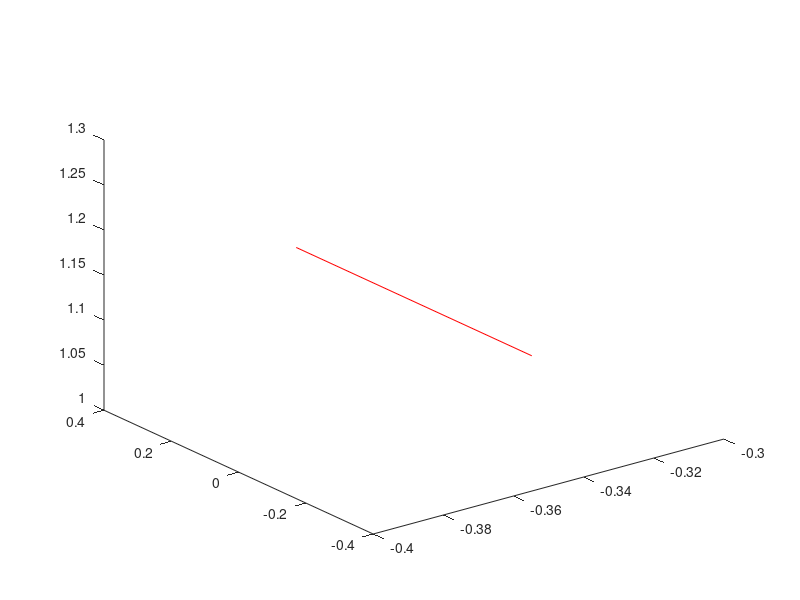

The MATLAB script that drew this image:
function LightCurtainLasers %[outputArg1,outputArg2] = untitled(inputArg1,inputArg2)
    %UNTITLED Summary of this function goes here
    %   Detailed explanation goes here
    offsetLightCurtain = 0.35;
    tableHeight = 0.711547;
    offsetVertical = 0.05;

    for index = 1:6
        startP1 = ([-offsetLightCurtain, offsetLightCurtain, tableHeight + offsetVertical]);
        endP1 = ([offsetLightCurtain, offsetLightCurtain, tableHeight + offsetVertical]);
        plot3([startP1(1), endP1(1)], [startP1(2), endP1(2)], [startP1(3), endP1(3)], 'r');

        startP2 = ([offsetLightCurtain, offsetLightCurtain, tableHeight + offsetVertical]);
        endP2 = ([offsetLightCurtain, -offsetLightCurtain, tableHeight + offsetVertical]);
        plot3([startP2(1), endP2(1)], [startP2(2), endP2(2)], [startP2(3), endP2(3)], 'r');

        startP3 = ([offsetLightCurtain, -offsetLightCurtain, tableHeight + offsetVertical]);
        endP3 = ([-offsetLightCurtain, -offsetLightCurtain, tableHeight + offsetVertical]);
        plot3([startP3(1), endP3(1)], [startP3(2), endP3(2)], [startP3(3), endP3(3)], 'r');

        startP4 = ([-offsetLightCurtain, -offsetLightCurtain, tableHeight + offsetVertical]);
        endP4 = ([-offsetLightCurtain, offsetLightCurtain, tableHeight + offsetVertical]);
        plot3([startP4(1), endP4(1)], [startP4(2), endP4(2)], [startP4(3), endP4(3)], 'r');

        offsetVertical = offsetVertical + 0.075;
    end

    % startP = ([-offsetLightCurtain, offsetLightCurtain, tableHeight+0.05]);
    % endP = ([offsetLightCurtain, offsetLightCurtain, tableHeight+0.05]);
    % line1_h = plot3([startP(1), endP(1)], [startP(2), endP(2)], [startP(3), endP(3)], 'r');
    %
    % startP = ([-offsetLightCurtain, offsetLightCurtain, tableHeight+0.15]);
    % endP = ([offsetLightCurtain, offsetLightCurtain, tableHeight+0.15]);
    % line2_h = plot3([startP(1), endP(1)], [startP(2), endP(2)], [startP(3), endP(3)], 'r');
    %
    % startP = ([-offsetLightCurtain, offsetLightCurtain, tableHeight+0.25]);
    % endP = ([offsetLightCurtain, offsetLightCurtain, tableHeight+0.25]);
    % line3_h = plot3([startP(1), endP(1)], [startP(2), endP(2)], [startP(3), endP(3)], 'r');
    %
    % startP = ([-offsetLightCurtain, offsetLightCurtain, tableHeight+0.35]);
    % endP = ([offsetLightCurtain, offsetLightCurtain, tableHeight+0.35]);
    % line4_h = plot3([startP(1), endP(1)], [startP(2), endP(2)], [startP(3), endP(3)], 'r');
    %
    % startP = ([-offsetLightCurtain, offsetLightCurtain, tableHeight+0.45]);
    % endP = ([offsetLightCurtain, offsetLightCurtain, tableHeight+0.45]);
    % line5_h = plot3([startP(1), endP(1)], [startP(2), endP(2)], [startP(3), endP(3)], 'r');
end
